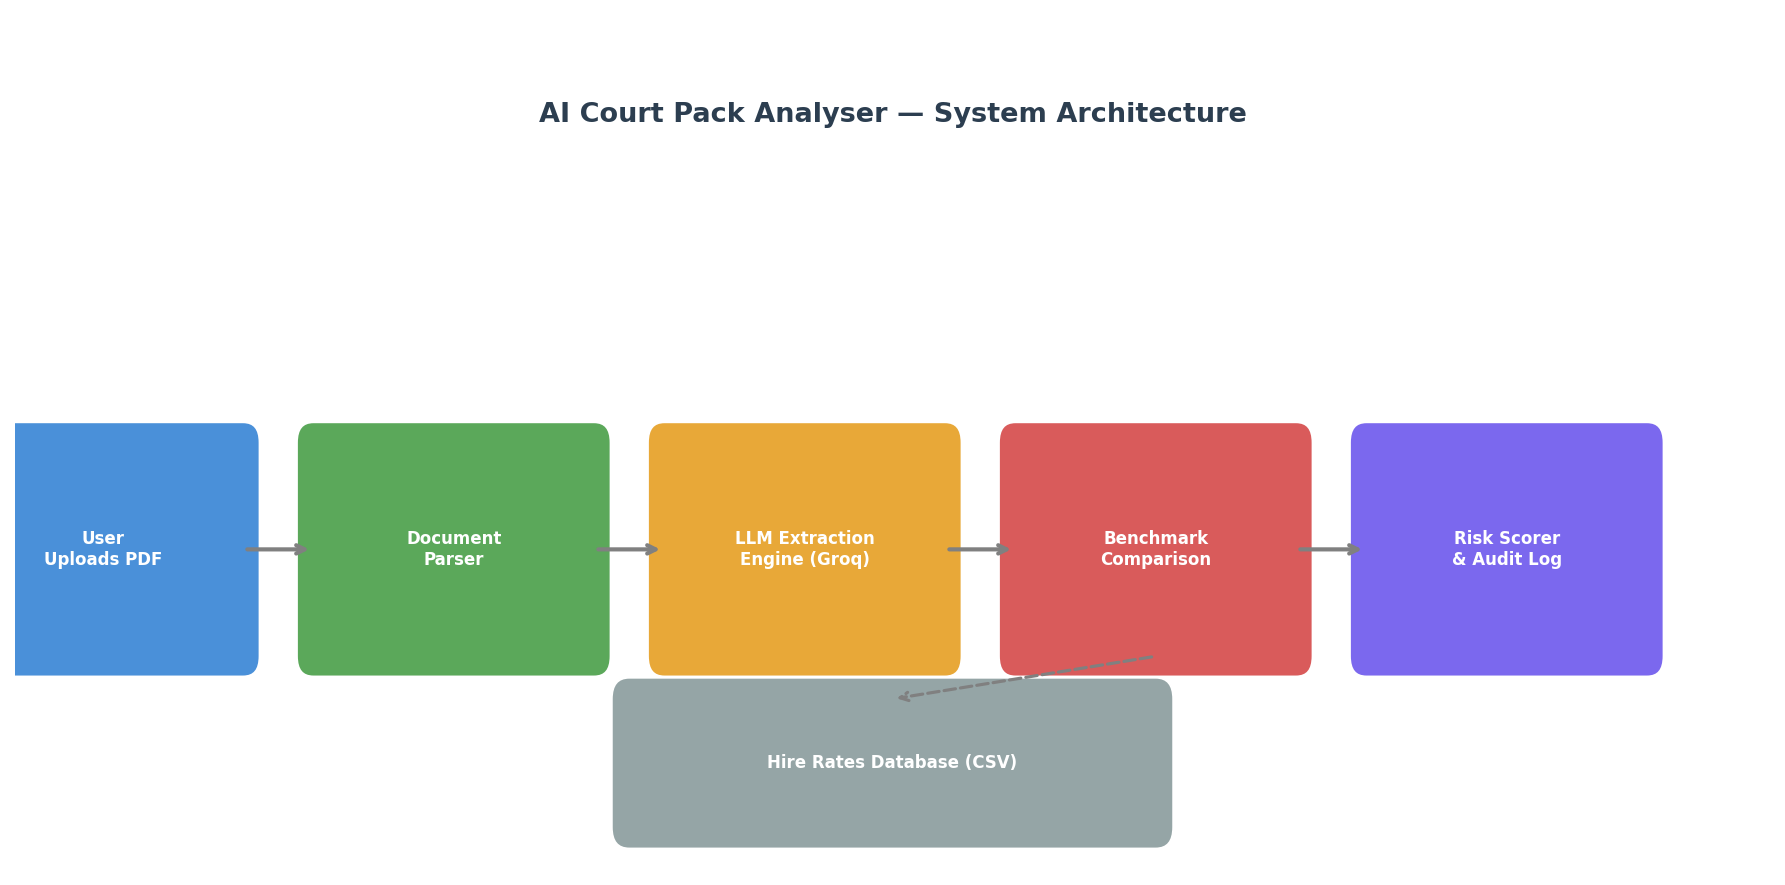

Here is the Python script that generated this plot:
import matplotlib.pyplot as plt
import matplotlib.patches as mpatches

fig, ax = plt.subplots(figsize=(12, 6))
ax.set_xlim(0, 10)
ax.set_ylim(0, 4)
ax.axis('off')

boxes = [
    (0.5, 1.5, "User\nUploads PDF", "#4A90D9"),
    (2.5, 1.5, "Document\nParser", "#5BA85A"),
    (4.5, 1.5, "LLM Extraction\nEngine (Groq)", "#E8A838"),
    (6.5, 1.5, "Benchmark\nComparison", "#D95B5B"),
    (8.5, 1.5, "Risk Scorer\n& Audit Log", "#7B68EE"),
]

for x, y, label, color in boxes:
    ax.add_patch(mpatches.FancyBboxPatch(
        (x - 0.8, y - 0.5), 1.6, 1.0,
        boxstyle="round,pad=0.1",
        facecolor=color, edgecolor="white", linewidth=2
    ))
    ax.text(x, y, label, ha='center', va='center',
            fontsize=8, color='white', fontweight='bold')

for i in range(len(boxes) - 1):
    x1 = boxes[i][0] + 0.8
    x2 = boxes[i+1][0] - 0.8
    y = boxes[i][1]
    ax.annotate("", xy=(x2, y), xytext=(x1, y),
                arrowprops=dict(arrowstyle="->", color="gray", lw=2))

ax.text(5, 3.5, "AI Court Pack Analyser — System Architecture",
        ha='center', fontsize=13, fontweight='bold', color='#2C3E50')

ax.add_patch(mpatches.FancyBboxPatch(
    (3.5, 0.2), 3.0, 0.6,
    boxstyle="round,pad=0.1",
    facecolor="#95A5A6", edgecolor="white", linewidth=1
))
ax.text(5, 0.5, "Hire Rates Database (CSV)",
        ha='center', va='center', fontsize=8, color='white', fontweight='bold')

ax.annotate("", xy=(5, 0.8), xytext=(6.5, 1.0),
            arrowprops=dict(arrowstyle="->", color="gray", lw=1.5, linestyle="dashed"))

plt.tight_layout()
plt.savefig("architecture.png", dpi=150, bbox_inches='tight')
print("Architecture diagram saved as architecture.png")
